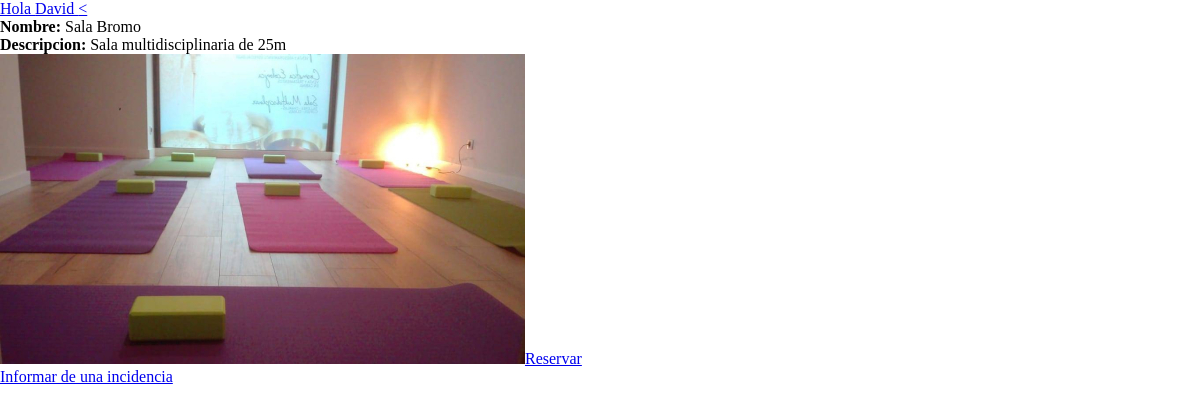
/PHP/recurso.php (signed in), run on the app's committed database.
### tables this page shows
CREATE TABLE `recurso` (
  `id_recurso` int(11) NOT NULL,
  `nom_recur` varchar(40) DEFAULT NULL,
  `descripcion` text,
  `img_src` varchar(50) DEFAULT NULL,
  `categoria` int(11) DEFAULT NULL,
  `disponibilidad` int(11) DEFAULT '0'
);

### PHP/recurso.php (the view, shortened to what this page needs)
<!DOCTYPE html>
<html>
<head>
	<link href="headcss.css" rel="stylesheet" type="text/css" />
</head>
<body>
<?php include 'header.php'; ?>
	<?php
$recurso=2;
$query1 = "SELECT * FROM recurso WHERE id_recurso=$recurso";
$q_recurso = mysqli_query($link, $query1);
			if(mysqli_num_rows($q_recurso)>0){
				while($rec=mysqli_fetch_array($q_recurso)){
					echo "<b>Nombre:</b> ".$rec['nom_recur']."<br>";
					echo "<b>Descripcion:</b> ".$rec['descripcion']."<br>";
					echo "<img src='".$rec['img_src']."'/>";
					if($rec['disponibilidad']==0){
						echo "<a href='reserva.proc.php?idrecurso=$rec[id_recurso]'>Reservar</a><br/>";
					}else{
						echo "<a href='#'>No disponible</a><br/>";
					}
					echo "<a href='incidencia.php?idrecurso=$rec[id_recurso]'>Informar de una incidencia</a>";
				}
			}
		?>
</body>
</html>

### CSS/headcss.css (style rules this page uses)
body { margin:0px; }

### CSS/estilo.css (style rules this page uses)
* { position: relative; }
html, body { margin: 0px; width: 100%; min-height: 100%; height: 100%; font-size: 1em; }

### data on the page
recurso: nom_recur "Sala Bromo", descripcion "Sala multidisciplinaria de 25m", img_src (picture)

### other printed values
$_SESSION['nombre'] "David"
